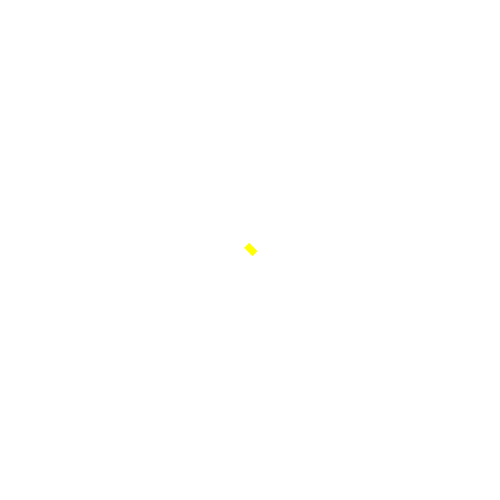
Frame 1 (no input)
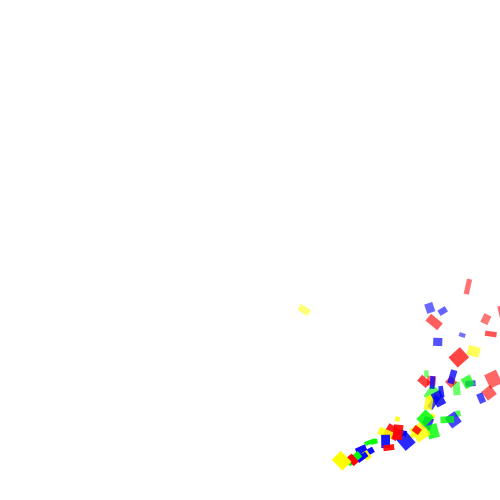
Frame 60 (the mouse pressed at the canvas centre just before this capture)
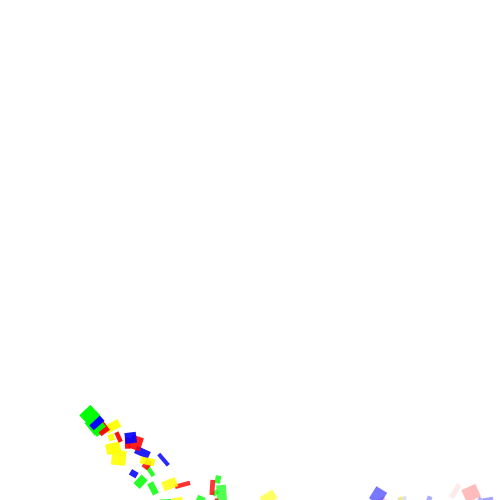
Frame 120 (the mouse held since frame 60 and released just before this capture)

The Processing sketch that drew these frames (run headless with seeded random() and noise(); from frame 60 on, the mouse is pressed at the canvas centre):

// Processing sketch: particlesParticleSystem
// ── particlesParticleSystem.pde
class Particle {
  PVector location;
  PVector velocity;
  PVector acceleration;
  
  float angle;
  float aVelocity;
  float aAcceleration;
  
  float pWidth;
  float pHeight;
  
  float lifespan;
  
  color c;
  
  Particle(PVector l) {
    pWidth = random(4, 16);
    pHeight = random(4, 16);
    
    location = new PVector(l.x, l.y);
    acceleration = new PVector(0, 0.05);
    velocity = new PVector(random(-1, 1), random(-1, 1));
    
    angle = PI / 4;
    aAcceleration = 0.01;
    
    lifespan = 255;
    
    int colorChoice = (int)random(0, 4);
    if (colorChoice == 0) c = color(255, 0, 0);
    else if (colorChoice == 1) c = color(0, 255, 0);
    else if (colorChoice == 2) c = color(0, 0, 255);
    else if (colorChoice == 3) c = color(255, 255, 0);
  }
  
  void run() {
    update();
    display();
  }
  
  void update() {
    // motion
    velocity.add(acceleration);
    location.add(velocity);
    
    // angular motion
    aVelocity = constrain(aVelocity, 0, 0.1);
    aVelocity += aAcceleration;
    angle += aVelocity;
    
    lifespan -= 2;
  }
  
  void display() {
    noStroke();
    fill(c, lifespan);
    pushMatrix();
      translate(location.x, location.y);
      rotate(angle);
      rect(-pWidth/2, -pHeight/2, pWidth, pHeight);
    popMatrix();
  }
  
  void applyForce(PVector force) {
    PVector f = force.get();
    acceleration.add(f);
  }
  
  boolean isDead() {
    if (lifespan > 0) return false;
    else return true;
  }
}

class ParticleSystem {
  ArrayList<Particle> particles;
  PVector origin;
  
  float startAngle = 0;
  float angleVel = 0.1;
  
  ParticleSystem(PVector location) {
    origin = new PVector(location.x, location.y);
    particles = new ArrayList<Particle>();
  }
  
  void addParticle() {
    particles.add(new Particle(origin));
  }
  
  void update() {
    
    float angle = startAngle;
    origin.y = map(sin(angle), -1, 1, 20, height-20);
    origin.x = map(cos(angle), -1, 1, 20, width-20);
    
    for (int i = 0; i < particles.size(); i++) {
      Particle p = particles.get(i);
      p.run();
      if (p.isDead()) {
        particles.remove(i);
      }
    }
    
    startAngle += 0.02;
  }
}

ParticleSystem ps;

void setup() {
  size(500, 500);
  ps = new ParticleSystem(new PVector(width/2, height/2));
  
}

void draw() {
  background(255);
  
  ps.addParticle();
  ps.update();
}
